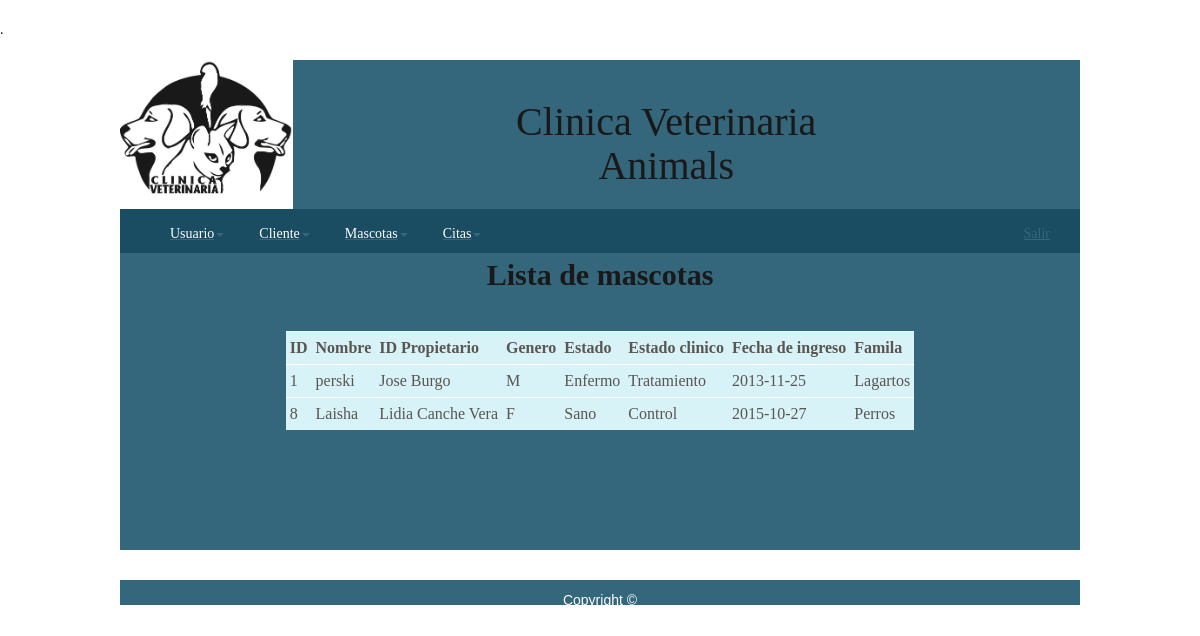
The app's page /VerMascota.php (signed in) with its own data.
### tables this page shows
CREATE TABLE IF NOT EXISTS `infm_informacion_mascotas` (
  `infm_id` int(11) NOT NULL COMMENT 'ID de la mascota',
  `infm_nombre` varchar(15) NOT NULL COMMENT 'Nombre de la mascota',
  `infm_nacimiento` date DEFAULT NULL COMMENT 'Fecha de nacimiento de la mascota',
  `id_propietario` int(11) NOT NULL,
  `mas_infm_id` int(11) NOT NULL,
  `gen_infm_id` int(11) NOT NULL,
  `esm_infm_id` int(11) NOT NULL,
  `tps_infm_id` int(11) NOT NULL,
  `infm_fingreso` date NOT NULL COMMENT 'Fecha de ingreso de la mascota',
  `infm_fsalida` date DEFAULT NULL COMMENT 'Fecha de salida de la mascota',
  `fam_infm_id` int(11) NOT NULL
);

CREATE TABLE IF NOT EXISTS `prop_propietarios` (
  `prop_id` int(11) NOT NULL COMMENT 'ID del propietario',
  `prop_nombre` varchar(50) NOT NULL COMMENT 'Nombre del propietario',
  `prop_apellido` varchar(50) NOT NULL COMMENT 'Apellido del propietario',
  `prop_direccion` varchar(45) NOT NULL COMMENT 'Direccion del propietario',
  `prop_telcasa` char(11) NOT NULL COMMENT 'Telefono del propietario',
  `gen_genero_gen_id` int(11) NOT NULL
);

CREATE TABLE IF NOT EXISTS `gen_genero` (
  `gen_id` int(11) NOT NULL COMMENT 'ID de genero',
  `gen_nombre` char(1) NOT NULL COMMENT 'Nombre de genero'
);

CREATE TABLE IF NOT EXISTS `esm_estado_mascotas` (
  `esm_id` int(11) NOT NULL COMMENT 'ID del estado de mascota',
  `esm_estado` varchar(20) NOT NULL COMMENT 'Estado de la mascota'
);

CREATE TABLE IF NOT EXISTS `tps_tipo_salida` (
  `tps_id` int(11) NOT NULL,
  `tps_descripcion` varchar(30) NOT NULL COMMENT 'Descripción del tipo de salida'
);

CREATE TABLE IF NOT EXISTS `fam_familia` (
  `fam_id` int(11) NOT NULL,
  `fam_nombre` varchar(25) NOT NULL COMMENT 'Nombre de la familia',
  `mas_fam_id` int(11) NOT NULL
);

### VerMascota.php (the view, shortened to what this page needs)
<?php
require("Cabeza.php");
require("SQL.php");
?>
<?php
	 	  	$queEmp = "SELECT * FROM `infm_informacion_mascotas`";
			$resEmp = mysql_query($queEmp, $conexion) or die(mysql_error());
			echo "<p><h2><b>Lista de mascotas</b></h2></p>";
	?>
				<center>
		<?php
		echo "<table>";
		echo "<tr><td><b>ID</b></td><td><b>Nombre</b></td><td><b>ID Propietario</b></td><td><b>Genero</b></td><td><b>Estado</b></td><td><b>Estado clinico</b></td><td><b>Fecha de ingreso</b></td><td><b>Famila</b></td></tr> \n";
			while ($row = mysql_fetch_row($resEmp)){
				echo "<tr>";
				echo "<td>$row[0]</td>";
				echo "<td>$row[1]</td>";
					$queEmp2 = "SELECT * FROM prop_propietarios where prop_id ='".$row[3]."'";
					$resEmp2 = mysql_query($queEmp2, $conexion) or die(mysql_error());
					$row2 = mysql_fetch_row($resEmp2);
				echo "<td>$row2[1] $row2[2]</td>";
					$queEmp2 = "SELECT * FROM gen_genero where  gen_id='".$row[5]."'";
					$resEmp2 = mysql_query($queEmp2, $conexion) or die(mysql_error());
					$row2 = mysql_fetch_row($resEmp2);
				echo "<td>$row2[1]</td>";
					$queEmp2 = "SELECT * FROM esm_estado_mascotas where  esm_id='".$row[5]."'";
					$resEmp2 = mysql_query($queEmp2, $conexion) or die(mysql_error());
					$row2 = mysql_fetch_row($resEmp2);
				echo "<td>$row2[1]</td>";
					$queEmp2 = "SELECT * FROM tps_tipo_salida where  tps_id='".$row[7]."'";
					$resEmp2 = mysql_query($queEmp2, $conexion) or die(mysql_error());
					$row2 = mysql_fetch_row($resEmp2);
				echo "<td>$row2[1]</td>";
				echo "<td>$row[8]</td>";
					$queEmp2 = "SELECT * FROM fam_familia where  fam_id='".$row[10]."'";
					$resEmp2 = mysql_query($queEmp2, $conexion) or die(mysql_error());
					$row2 = mysql_fetch_row($resEmp2);
				echo "<td>$row2[1]</td>";
				echo "</tr>";
				}
			echo "</table>";
	?>
		</center>
<div id="footer2">
      <p>Copyright &copy;</p>
  </div>

### css/style.css (style rules this page uses)
table { margin: 10px 0 30px 0; }
table tr th, table tr td { background: #70D4E6; color: #FFF; padding: 7px 4px; text-align: left; }
table tr td { background: #D3F2F7; color: #47433F; border-top: 1px solid #FFF; }
body { background: url(../images/animals.jpg) no-repeat fixed center; -webkit-background-size: cover; -moz-background-size: cover; -o-background-size: cover; background-size: cover; font-family: "WickedMouse"; color: #000; font-size: 14px; }
p { padding: 0 0 20px 0; line-height: 1.7em; }
#footer2 { margin-top: 150px; width: 960px; font: 100% 'helvetica', arial, sans-serif; height: 25px; padding: 9px 0 15px 0; color: #FFF; text-align: center; background: #1E566E; }
table tr th, table tr td { padding: 7px 4px; text-align: left; }
table tr td { border-top: 1px solid #FFF; }

### records on screen
infm_informacion_mascotas: infm "1", infm_nombre "perski", prop_propietarios.prop_nombre "Jose", prop_propietarios.prop_apellido "Burgo", gen_infm.gen_nombre "M", esm_infm.esm_estado "Enfermo", tps_infm.tps_descripcion "Tratamiento", infm_fingreso "2013-11-25", fam_familia.fam_nombre "Lagartos"
infm_informacion_mascotas: infm "8", infm_nombre "Laisha", prop_propietarios.prop_nombre "Lidia", prop_propietarios.prop_apellido "Canche Vera", gen_infm.gen_nombre "F", esm_infm.esm_estado "Sano", tps_infm.tps_descripcion "Control", infm_fingreso "2015-10-27", fam_familia.fam_nombre "Perros"
